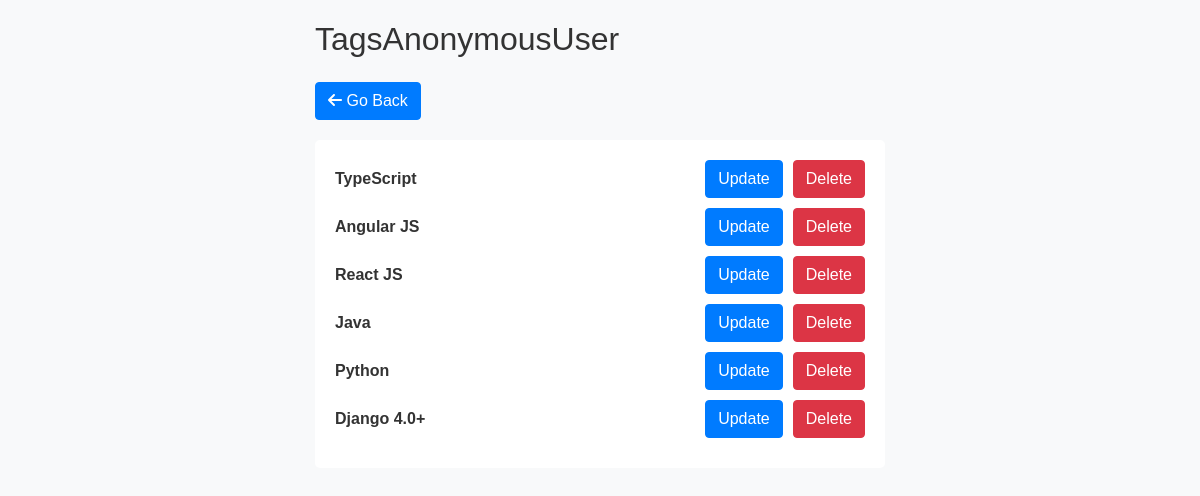
Page /tags on the earlier database version.
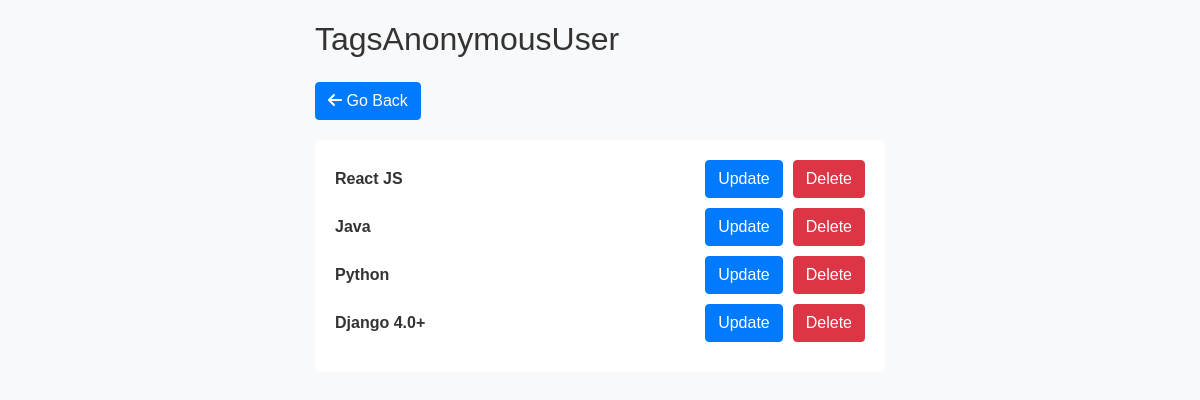
Same page on the later database version.
### frontEnd/models.py (models this page shows, shortened)
class Tags(models.Model):
    name = models.CharField(max_length = 100)
    created = models.DateTimeField(auto_now_add=True)
    id = models.UUIDField(default=uuid.uuid4,unique=True,editable=False,primary_key=True)

### frontEnd/views.py (the view)
# urls.py: path('tags',views.allTags,name="homepageTags"),
def allTags(request):
    tags = Tags.objects.all()[::-1]
    return render(request,'frontEnd/tags.html',{'tags':tags})

### frontEnd/templates/frontEnd/tags.html (shortened to what this page needs)
<!DOCTYPE html>
<html lang="en">
<head>
  <link rel="stylesheet" href="https://stackpath.bootstrapcdn.com/bootstrap/4.5.2/css/bootstrap.min.css">
</head>
<body>
  <div class="container">
    <h2 class="mb-4">Tags{{request.user}}</h2>
    <button class="btn btn-primary go-back-btn" onclick="window.history.back()"><i class="fas fa-arrow-left"></i> Go Back</button>
    <div class="tag-card">
    {% for tag in tags %}
      <div class="tag-item">
        <div class="tag-name">{{tag.name}}</div>
        <div class="btn-container">
          <button class="btn btn-primary btn-update"><a href="{% url 'updateTag' tag.id %}" style="text-decoration: none;color:white;">Update</a></button>
          <button class="btn btn-danger btn-delete"><a href="{% url 'deleteTag' tag.id %}" style="text-decoration: none;color:white;">Delete</a></button>
        </div>
      </div>
      {% endfor %}
    </div>
  </div>
</body>
</html>

Differences in the rows shown:
removed Tags: name "TypeScript"
removed Tags: name "Angular JS"
